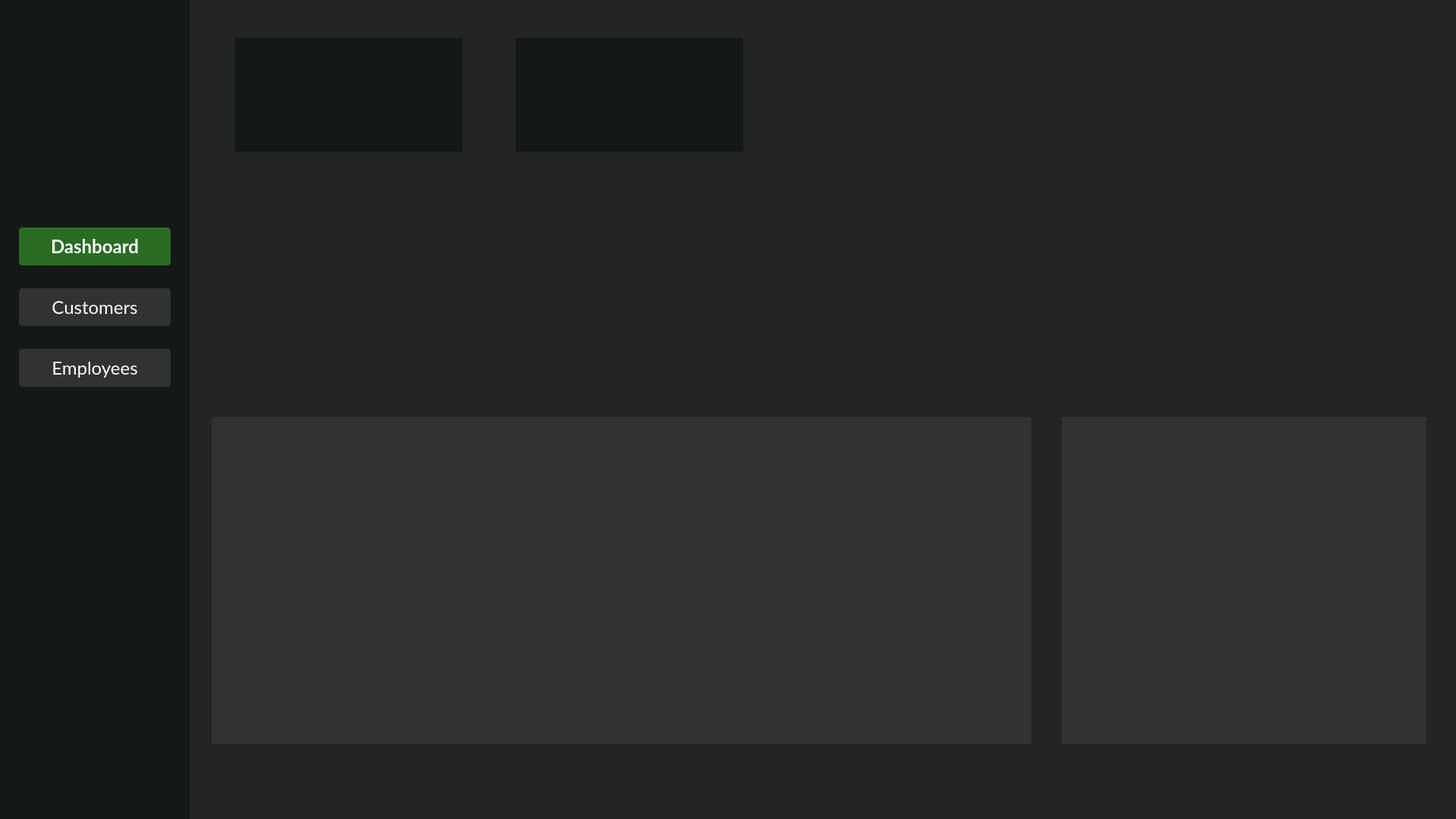
<?xml version="1.0" encoding="UTF-8"?>
<ui version="4.0">
 <class>Dashboard</class>
 <widget class="QWidget" name="Dashboard">
  <property name="geometry">
   <rect>
    <x>0</x>
    <y>0</y>
    <width>1920</width>
    <height>1080</height>
   </rect>
  </property>
  <property name="windowTitle">
   <string>Form</string>
  </property>
  <property name="styleSheet">
   <string notr="true">background-color:rgba(36, 36, 36, 1);</string>
  </property>
  <widget class="QWidget" name="side_bar_menu" native="true">
   <property name="geometry">
    <rect>
     <x>0</x>
     <y>0</y>
     <width>250</width>
     <height>1080</height>
    </rect>
   </property>
   <property name="styleSheet">
    <string notr="true">background-color:rgba(22, 23, 23, 1);</string>
   </property>
   <widget class="QLabel" name="side_menu_logo_2">
    <property name="geometry">
     <rect>
      <x>70</x>
      <y>70</y>
      <width>120</width>
      <height>120</height>
     </rect>
    </property>
    <property name="styleSheet">
     <string notr="true"/>
    </property>
    <property name="text">
     <string/>
    </property>
    <property name="pixmap">
     <pixmap>build/Desktop_Qt_6_8_2_MinGW_64_bit-Debug/img/logo.png</pixmap>
    </property>
    <property name="scaledContents">
     <bool>true</bool>
    </property>
   </widget>
   <widget class="QPushButton" name="dashboard_btn">
    <property name="geometry">
     <rect>
      <x>25</x>
      <y>300</y>
      <width>200</width>
      <height>50</height>
     </rect>
    </property>
    <property name="font">
     <font>
      <family>Lato</family>
      <pointsize>-1</pointsize>
      <italic>false</italic>
      <bold>true</bold>
     </font>
    </property>
    <property name="styleSheet">
     <string notr="true">QPushButton {
    font-family: Lato;
	padding-left:0px;
    border: none;
    border-radius: 4px;
    background-color: rgba(52, 167, 42, 0.6);
    font-size: 24px;
    color: white;
    text-align: center;
}

QPushButton:hover {
    background-color: rgba(52, 167, 42, 0.4);
}
</string>
    </property>
    <property name="text">
     <string>Dashboard</string>
    </property>
    <property name="iconSize">
     <size>
      <width>30</width>
      <height>30</height>
     </size>
    </property>
   </widget>
   <widget class="QPushButton" name="customers_btn">
    <property name="geometry">
     <rect>
      <x>25</x>
      <y>380</y>
      <width>200</width>
      <height>50</height>
     </rect>
    </property>
    <property name="styleSheet">
     <string notr="true">QPushButton {
    font-family: Lato;
	padding-left:0px;
    border: none;
    border-radius: 4px;
    background-color:rgba(50, 50, 50, 1);
    font-size: 24px;
    color: white;
    text-align: center;
}

QPushButton:hover {
    background-color: rgba(52, 167, 42, 0.4);
}
</string>
    </property>
    <property name="text">
     <string>Customers</string>
    </property>
    <property name="icon">
     <iconset>
      <normaloff>build/Desktop_Qt_6_8_2_MinGW_64_bit-Debug/img/cust_btn.svg</normaloff>build/Desktop_Qt_6_8_2_MinGW_64_bit-Debug/img/cust_btn.svg</iconset>
    </property>
    <property name="iconSize">
     <size>
      <width>30</width>
      <height>30</height>
     </size>
    </property>
   </widget>
   <widget class="QLabel" name="side_menu_logo">
    <property name="geometry">
     <rect>
      <x>30</x>
      <y>190</y>
      <width>190</width>
      <height>50</height>
     </rect>
    </property>
    <property name="text">
     <string/>
    </property>
    <property name="pixmap">
     <pixmap>img/company_name.svg</pixmap>
    </property>
    <property name="scaledContents">
     <bool>true</bool>
    </property>
   </widget>
   <widget class="QPushButton" name="employees_btn">
    <property name="geometry">
     <rect>
      <x>25</x>
      <y>460</y>
      <width>200</width>
      <height>50</height>
     </rect>
    </property>
    <property name="styleSheet">
     <string notr="true">QPushButton {
    font-family: Lato;
	padding-left:0px;
    border: none;
    border-radius: 4px;
    background-color:rgba(50, 50, 50, 1);
    font-size: 24px;
    color: white;
    text-align: center;
}

QPushButton:hover {
    background-color: rgba(52, 167, 42, 0.4);
}
</string>
    </property>
    <property name="text">
     <string>Employees</string>
    </property>
   </widget>
   <zorder>dashboard_btn</zorder>
   <zorder>customers_btn</zorder>
   <zorder>side_menu_logo</zorder>
   <zorder>employees_btn</zorder>
   <zorder>side_menu_logo_2</zorder>
  </widget>
  <widget class="QWidget" name="widget_2" native="true">
   <property name="geometry">
    <rect>
     <x>310</x>
     <y>50</y>
     <width>300</width>
     <height>150</height>
    </rect>
   </property>
   <property name="styleSheet">
    <string notr="true">background-color:rgba(22, 23, 23, 1);</string>
   </property>
  </widget>
  <widget class="QWidget" name="widget_3" native="true">
   <property name="geometry">
    <rect>
     <x>680</x>
     <y>50</y>
     <width>300</width>
     <height>150</height>
    </rect>
   </property>
   <property name="styleSheet">
    <string notr="true">background-color:rgba(22, 23, 23, 1);</string>
   </property>
  </widget>
  <widget class="QWidget" name="widget_4" native="true">
   <property name="geometry">
    <rect>
     <x>279</x>
     <y>550</y>
     <width>1081</width>
     <height>431</height>
    </rect>
   </property>
   <property name="styleSheet">
    <string notr="true">background-color:rgba(50, 50, 50, 1);</string>
   </property>
  </widget>
  <widget class="QWidget" name="widget_5" native="true">
   <property name="geometry">
    <rect>
     <x>1400</x>
     <y>550</y>
     <width>481</width>
     <height>431</height>
    </rect>
   </property>
   <property name="styleSheet">
    <string notr="true">background-color:rgba(50, 50, 50, 1);</string>
   </property>
  </widget>
 </widget>
 <resources/>
 <connections/>
</ui>
